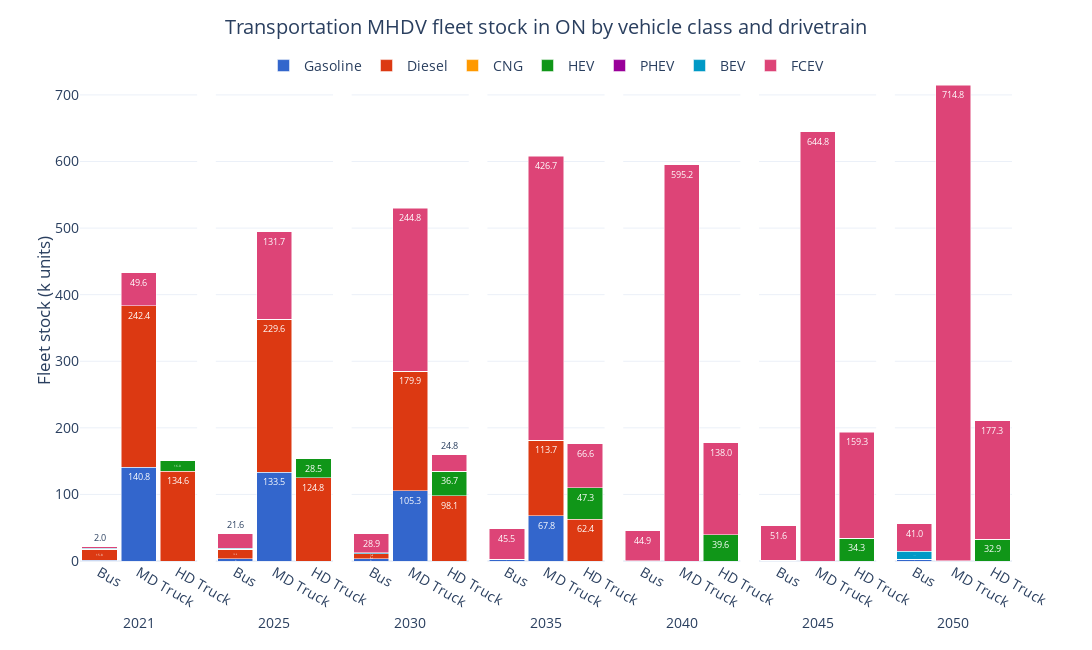

Notebook code for this chart:
### Code cell
ref_fig = ref_trncap[ref_trncap['Vehicle Class'].isin(['MD Truck', 'HD Truck', 'Bus'])][['Period', 'Vehicle Class', 'Capacity (M units)', 'Carrier']].groupby(['Period', 'Vehicle Class', 'Carrier'], as_index=False).sum()
ref_fig['Capacity (k units)'] = ref_fig['Capacity (M units)']*1E3

ref_fig['Carrier'] = pd.Categorical(ref_fig['Carrier'], categories=drivetrain_order, ordered=True)
ref_fig = ref_fig.sort_values(['Carrier', 'Period'])

fig = px.bar(ref_fig, 
             x='Vehicle Class', 
             y='Capacity (k units)', 
             color='Carrier', 
             barmode='stack', 
             facet_col='Period',
             facet_col_spacing=2E-2,
             template='plotly_white',
             color_discrete_sequence=px.colors.qualitative.G10[:7] + px.colors.qualitative.G10[8:],
             text_auto='.1f',
            #  text='Demand (PJ)_sum'
             width=1150, height=650,
             )

fig.update_layout(title=dict(
        text='Transportation MHDV fleet stock in ON by vehicle class and drivetrain',
        x=0.5, 
        y=0.97,
        xanchor='center',
        yanchor='top'
    ),
    xaxis=dict(title='Period'),
    yaxis=dict(title='Fleet stock (k units)',
               dtick=100),
    yaxis_title_standoff=0,
    legend_title_text='',
    bargap=0.1,
    legend=dict(
        orientation='h',  
        yanchor='top',
        y=1.02,  
        xanchor='center',
        x=0.5),
    font=dict(
        # family="Open Sans",
        size=14)
    )

for annotation in fig.layout.annotations:
    annotation.text = annotation.text.split('=')[1]
    annotation.y = -0.1  
    annotation.yanchor = 'top' 

for axis in fig.layout:
    if axis.startswith('xaxis'):
        fig.layout[axis].title.text = ''

fig.for_each_trace(lambda trace: trace.update(textfont=dict(size=9)))

fig.show()

### Figure 1 — Plotly figure (JSON) as saved in the notebook; plotly's stock layout.template omitted (floating-point values rounded to 4 significant figures)
{"data": [{"alignmentgroup": "True", "hovertemplate": "Carrier=Gasoline<br>Period=2021<br>Vehicle Class=%{x}<br>Capacity (k units)=%{y}<extra></extra>", "legendgroup": "Gasoline", "marker": {"color": "#3366CC", "pattern": {"shape": ""}}, "name": "Gasoline", "offsetgroup": "Gasoline", "orientation": "v", "showlegend": true, "textfont": {"size": 9}, "textposition": "auto", "texttemplate": "%{y:.1f}", "type": "bar", "x": ["Bus", "MD Truck"], "xaxis": "x", "y": [1.129, 140.8], "yaxis": "y"}, {"alignmentgroup": "True", "hovertemplate": "Carrier=Gasoline<br>Period=2025<br>Vehicle Class=%{x}<br>Capacity (k units)=%{y}<extra></extra>", "legendgroup": "Gasoline", "marker": {"color": "#3366CC", "pattern": {"shape": ""}}, "name": "Gasoline", "offsetgroup": "Gasoline", "orientation": "v", "showlegend": false, "textfont": {"size": 9}, "textposition": "auto", "texttemplate": "%{y:.1f}", "type": "bar", "x": ["Bus", "MD Truck"], "xaxis": "x2", "y": [3.209, 133.5], "yaxis": "y2"}, {"alignmentgroup": "True", "hovertemplate": "Carrier=Gasoline<br>Period=2030<br>Vehicle Class=%{x}<br>Capacity (k units)=%{y}<extra></extra>", "legendgroup": "Gasoline", "marker": {"color": "#3366CC", "pattern": {"shape": ""}}, "name": "Gasoline", "offsetgroup": "Gasoline", "orientation": "v", "showlegend": false, "textfont": {"size": 9}, "textposition": "auto", "texttemplate": "%{y:.1f}", "type": "bar", "x": ["Bus", "MD Truck"], "xaxis": "x3", "y": [3.303, 105.3], "yaxis": "y3"}, {"alignmentgroup": "True", "hovertemplate": "Carrier=Gasoline<br>Period=2035<br>Vehicle Class=%{x}<br>Capacity (k units)=%{y}<extra></extra>", "legendgroup": "Gasoline", "marker": {"color": "#3366CC", "pattern": {"shape": ""}}, "name": "Gasoline", "offsetgroup": "Gasoline", "orientation": "v", "showlegend": false, "textfont": {"size": 9}, "textposition": "auto", "texttemplate": "%{y:.1f}", "type": "bar", "x": ["Bus", "MD Truck"], "xaxis": "x4", "y": [2.59, 67.8], "yaxis": "y4"}, {"alignmentgroup": "True", "hovertemplate": "Carrier=Gasoline<br>Period=2040<br>Vehicle Class=%{x}<br>Capacity (k units)=%{y}<extra></extra>", "legendgroup": "Gasoline", "marker": {"color": "#3366CC", "pattern": {"shape": ""}}, "name": "Gasoline", "offsetgroup": "Gasoline", "orientation": "v", "showlegend": false, "textfont": {"size": 9}, "textposition": "auto", "texttemplate": "%{y:.1f}", "type": "bar", "x": ["Bus", "MD Truck"], "xaxis": "x5", "y": [0.477, 0], "yaxis": "y5"}, {"alignmentgroup": "True", "hovertemplate": "Carrier=Gasoline<br>Period=2045<br>Vehicle Class=%{x}<br>Capacity (k units)=%{y}<extra></extra>", "legendgroup": "Gasoline", "marker": {"color": "#3366CC", "pattern": {"shape": ""}}, "name": "Gasoline", "offsetgroup": "Gasoline", "orientation": "v", "showlegend": false, "textfont": {"size": 9}, "textposition": "auto", "texttemplate": "%{y:.1f}", "type": "bar", "x": ["Bus", "MD Truck"], "xaxis": "x6", "y": [1.004, 0], "yaxis": "y6"}, {"alignmentgroup": "True", "hovertemplate": "Carrier=Gasoline<br>Period=2050<br>Vehicle Class=%{x}<br>Capacity (k units)=%{y}<extra></extra>", "legendgroup": "Gasoline", "marker": {"color": "#3366CC", "pattern": {"shape": ""}}, "name": "Gasoline", "offsetgroup": "Gasoline", "orientation": "v", "showlegend": false, "textfont": {"size": 9}, "textposition": "auto", "texttemplate": "%{y:.1f}", "type": "bar", "x": ["Bus", "MD Truck"], "xaxis": "x7", "y": [2.649, 0], "yaxis": "y7"}, {"alignmentgroup": "True", "hovertemplate": "Carrier=Diesel<br>Period=2021<br>Vehicle Class=%{x}<br>Capacity (k units)=%{y}<extra></extra>", "legendgroup": "Diesel", "marker": {"color": "#DC3912", "pattern": {"shape": ""}}, "name": "Diesel", "offsetgroup": "Diesel", "orientation": "v", "showlegend": true, "textfont": {"size": 9}, "textposition": "auto", "texttemplate": "%{y:.1f}", "type": "bar", "x": ["Bus", "HD Truck", "MD Truck"], "xaxis": "x", "y": [15.84, 134.6, 242.4], "yaxis": "y"}, {"alignmentgroup": "True", "hovertemplate": "Carrier=Diesel<br>Period=2025<br>Vehicle Class=%{x}<br>Capacity (k units)=%{y}<extra></extra>", "legendgroup": "Diesel", "marker": {"color": "#DC3912", "pattern": {"shape": ""}}, "name": "Diesel", "offsetgroup": "Diesel", "orientation": "v", "showlegend": false, "textfont": {"size": 9}, "textposition": "auto", "texttemplate": "%{y:.1f}", "type": "bar", "x": ["Bus", "HD Truck", "MD Truck"], "xaxis": "x2", "y": [13.8, 124.8, 229.6], "yaxis": "y2"}, {"alignmentgroup": "True", "hovertemplate": "Carrier=Diesel<br>Period=2030<br>Vehicle Class=%{x}<br>Capacity (k units)=%{y}<extra></extra>", "legendgroup": "Diesel", "marker": {"color": "#DC3912", "pattern": {"shape": ""}}, "name": "Diesel", "offsetgroup": "Diesel", "orientation": "v", "showlegend": false, "textfont": {"size": 9}, "textposition": "auto", "texttemplate": "%{y:.1f}", "type": "bar", "x": ["Bus", "HD Truck", "MD Truck"], "xaxis": "x3", "y": [7.219, 98.06, 179.9], "yaxis": "y3"}, {"alignmentgroup": "True", "hovertemplate": "Carrier=Diesel<br>Period=2035<br>Vehicle Class=%{x}<br>Capacity (k units)=%{y}<extra></extra>", "legendgroup": "Diesel", "marker": {"color": "#DC3912", "pattern": {"shape": ""}}, "name": "Diesel", "offsetgroup": "Diesel", "orientation": "v", "showlegend": false, "textfont": {"size": 9}, "textposition": "auto", "texttemplate": "%{y:.1f}", "type": "bar", "x": ["Bus", "HD Truck", "MD Truck"], "xaxis": "x4", "y": [0, 62.4, 113.7], "yaxis": "y4"}, {"alignmentgroup": "True", "hovertemplate": "Carrier=Diesel<br>Period=2040<br>Vehicle Class=%{x}<br>Capacity (k units)=%{y}<extra></extra>", "legendgroup": "Diesel", "marker": {"color": "#DC3912", "pattern": {"shape": ""}}, "name": "Diesel", "offsetgroup": "Diesel", "orientation": "v", "showlegend": false, "textfont": {"size": 9}, "textposition": "auto", "texttemplate": "%{y:.1f}", "type": "bar", "x": ["Bus", "HD Truck", "MD Truck"], "xaxis": "x5", "y": [0, 0, 0], "yaxis": "y5"}, {"alignmentgroup": "True", "hovertemplate": "Carrier=Diesel<br>Period=2045<br>Vehicle Class=%{x}<br>Capacity (k units)=%{y}<extra></extra>", "legendgroup": "Diesel", "marker": {"color": "#DC3912", "pattern": {"shape": ""}}, "name": "Diesel", "offsetgroup": "Diesel", "orientation": "v", "showlegend": false, "textfont": {"size": 9}, "textposition": "auto", "texttemplate": "%{y:.1f}", "type": "bar", "x": ["Bus", "HD Truck", "MD Truck"], "xaxis": "x6", "y": [0, 0, 0], "yaxis": "y6"}, {"alignmentgroup": "True", "hovertemplate": "Carrier=Diesel<br>Period=2050<br>Vehicle Class=%{x}<br>Capacity (k units)=%{y}<extra></extra>", "legendgroup": "Diesel", "marker": {"color": "#DC3912", "pattern": {"shape": ""}}, "name": "Diesel", "offsetgroup": "Diesel", "orientation": "v", "showlegend": false, "textfont": {"size": 9}, "textposition": "auto", "texttemplate": "%{y:.1f}", "type": "bar", "x": ["Bus", "HD Truck", "MD Truck"], "xaxis": "x7", "y": [0, 0, 0], "yaxis": "y7"}, {"alignmentgroup": "True", "hovertemplate": "Carrier=CNG<br>Period=2021<br>Vehicle Class=%{x}<br>Capacity (k units)=%{y}<extra></extra>", "legendgroup": "CNG", "marker": {"color": "#FF9900", "pattern": {"shape": ""}}, "name": "CNG", "offsetgroup": "CNG", "orientation": "v", "showlegend": true, "textfont": {"size": 9}, "textposition": "auto", "texttemplate": "%{y:.1f}", "type": "bar", "x": ["Bus"], "xaxis": "x", "y": [0.654], "yaxis": "y"}, {"alignmentgroup": "True", "hovertemplate": "Carrier=CNG<br>Period=2025<br>Vehicle Class=%{x}<br>Capacity (k units)=%{y}<extra></extra>", "legendgroup": "CNG", "marker": {"color": "#FF9900", "pattern": {"shape": ""}}, "name": "CNG", "offsetgroup": "CNG", "orientation": "v", "showlegend": false, "textfont": {"size": 9}, "textposition": "auto", "texttemplate": "%{y:.1f}", "type": "bar", "x": ["Bus"], "xaxis": "x2", "y": [0.6378], "yaxis": "y2"}, {"alignmentgroup": "True", "hovertemplate": "Carrier=CNG<br>Period=2030<br>Vehicle Class=%{x}<br>Capacity (k units)=%{y}<extra></extra>", "legendgroup": "CNG", "marker": {"color": "#FF9900", "pattern": {"shape": ""}}, "name": "CNG", "offsetgroup": "CNG", "orientation": "v", "showlegend": false, "textfont": {"size": 9}, "textposition": "auto", "texttemplate": "%{y:.1f}", "type": "bar", "x": ["Bus"], "xaxis": "x3", "y": [0.5708], "yaxis": "y3"}, {"alignmentgroup": "True", "hovertemplate": "Carrier=CNG<br>Period=2035<br>Vehicle Class=%{x}<br>Capacity (k units)=%{y}<extra></extra>", "legendgroup": "CNG", "marker": {"color": "#FF9900", "pattern": {"shape": ""}}, "name": "CNG", "offsetgroup": "CNG", "orientation": "v", "showlegend": false, "textfont": {"size": 9}, "textposition": "auto", "texttemplate": "%{y:.1f}", "type": "bar", "x": ["Bus"], "xaxis": "x4", "y": [0], "yaxis": "y4"}, {"alignmentgroup": "True", "hovertemplate": "Carrier=CNG<br>Period=2040<br>Vehicle Class=%{x}<br>Capacity (k units)=%{y}<extra></extra>", "legendgroup": "CNG", "marker": {"color": "#FF9900", "pattern": {"shape": ""}}, "name": "CNG", "offsetgroup": "CNG", "orientation": "v", "showlegend": false, "textfont": {"size": 9}, "textposition": "auto", "texttemplate": "%{y:.1f}", "type": "bar", "x": ["Bus"], "xaxis": "x5", "y": [0], "yaxis": "y5"}, {"alignmentgroup": "True", "hovertemplate": "Carrier=CNG<br>Period=2045<br>Vehicle Class=%{x}<br>Capacity (k units)=%{y}<extra></extra>", "legendgroup": "CNG", "marker": {"color": "#FF9900", "pattern": {"shape": ""}}, "name": "CNG", "offsetgroup": "CNG", "orientation": "v", "showlegend": false, "textfont": {"size": 9}, "textposition": "auto", "texttemplate": "%{y:.1f}", "type": "bar", "x": ["Bus"], "xaxis": "x6", "y": [0], "yaxis": "y6"}, {"alignmentgroup": "True", "hovertemplate": "Carrier=CNG<br>Period=2050<br>Vehicle Class=%{x}<br>Capacity (k units)=%{y}<extra></extra>", "legendgroup": "CNG", "marker": {"color": "#FF9900", "pattern": {"shape": ""}}, "name": "CNG", "offsetgroup": "CNG", "orientation": "v", "showlegend": false, "textfont": {"size": 9}, "textposition": "auto", "texttemplate": "%{y:.1f}", "type": "bar", "x": ["Bus"], "xaxis": "x7", "y": [0], "yaxis": "y7"}, {"alignmentgroup": "True", "hovertemplate": "Carrier=HEV<br>Period=2021<br>Vehicle Class=%{x}<br>Capacity (k units)=%{y}<extra></extra>", "legendgroup": "HEV", "marker": {"color": "#109618", "pattern": {"shape": ""}}, "name": "HEV", "offsetgroup": "HEV", "orientation": "v", "showlegend": true, "textfont": {"size": 9}, "textposition": "auto", "texttemplate": "%{y:.1f}", "type": "bar", "x": ["Bus", "HD Truck", "MD Truck"], "xaxis": "x", "y": [0, 15.98, 0], "yaxis": "y"}, {"alignmentgroup": "True", "hovertemplate": "Carrier=HEV<br>Period=2025<br>Vehicle Class=%{x}<br>Capacity (k units)=%{y}<extra></extra>", "legendgroup": "HEV", "marker": {"color": "#109618", "pattern": {"shape": ""}}, "name": "HEV", "offsetgroup": "HEV", "orientation": "v", "showlegend": false, "textfont": {"size": 9}, "textposition": "auto", "texttemplate": "%{y:.1f}", "type": "bar", "x": ["Bus", "HD Truck", "MD Truck"], "xaxis": "x2", "y": [0, 28.51, 0], "yaxis": "y2"}, {"alignmentgroup": "True", "hovertemplate": "Carrier=HEV<br>Period=2030<br>Vehicle Class=%{x}<br>Capacity (k units)=%{y}<extra></extra>", "legendgroup": "HEV", "marker": {"color": "#109618", "pattern": {"shape": ""}}, "name": "HEV", "offsetgroup": "HEV", "orientation": "v", "showlegend": false, "textfont": {"size": 9}, "textposition": "auto", "texttemplate": "%{y:.1f}", "type": "bar", "x": ["Bus", "HD Truck", "MD Truck"], "xaxis": "x3", "y": [0, 36.72, 0], "yaxis": "y3"}, {"alignmentgroup": "True", "hovertemplate": "Carrier=HEV<br>Period=2035<br>Vehicle Class=%{x}<br>Capacity (k units)=%{y}<extra></extra>", "legendgroup": "HEV", "marker": {"color": "#109618", "pattern": {"shape": ""}}, "name": "HEV", "offsetgroup": "HEV", "orientation": "v", "showlegend": false, "textfont": {"size": 9}, "textposition": "auto", "texttemplate": "%{y:.1f}", "type": "bar", "x": ["Bus", "HD Truck", "MD Truck"], "xaxis": "x4", "y": [0, 47.28, 0], "yaxis": "y4"}, {"alignmentgroup": "True", "hovertemplate": "Carrier=HEV<br>Period=2040<br>Vehicle Class=%{x}<br>Capacity (k units)=%{y}<extra></extra>", "legendgroup": "HEV", "marker": {"color": "#109618", "pattern": {"shape": ""}}, "name": "HEV", "offsetgroup": "HEV", "orientation": "v", "showlegend": false, "textfont": {"size": 9}, "textposition": "auto", "texttemplate": "%{y:.1f}", "type": "bar", "x": ["Bus", "HD Truck", "MD Truck"], "xaxis": "x5", "y": [0, 39.58, 0], "yaxis": "y5"}, {"alignmentgroup": "True", "hovertemplate": "Carrier=HEV<br>Period=2045<br>Vehicle Class=%{x}<br>Capacity (k units)=%{y}<extra></extra>", "legendgroup": "HEV", "marker": {"color": "#109618", "pattern": {"shape": ""}}, "name": "HEV", "offsetgroup": "HEV", "orientation": "v", "showlegend": false, "textfont": {"size": 9}, "textposition": "auto", "texttemplate": "%{y:.1f}", "type": "bar", "x": ["Bus", "HD Truck", "MD Truck"], "xaxis": "x6", "y": [0, 34.26, 0], "yaxis": "y6"}, {"alignmentgroup": "True", "hovertemplate": "Carrier=HEV<br>Period=2050<br>Vehicle Class=%{x}<br>Capacity (k units)=%{y}<extra></extra>", "legendgroup": "HEV", "marker": {"color": "#109618", "pattern": {"shape": ""}}, "name": "HEV", "offsetgroup": "HEV", "orientation": "v", "showlegend": false, "textfont": {"size": 9}, "textposition": "auto", "texttemplate": "%{y:.1f}", "type": "bar", "x": ["Bus", "HD Truck", "MD Truck"], "xaxis": "x7", "y": [0, 32.95, 0], "yaxis": "y7"}, {"alignmentgroup": "True", "hovertemplate": "Carrier=PHEV<br>Period=2021<br>Vehicle Class=%{x}<br>Capacity (k units)=%{y}<extra></extra>", "legendgroup": "PHEV", "marker": {"color": "#990099", "pattern": {"shape": ""}}, "name": "PHEV", "offsetgroup": "PHEV", "orientation": "v", "showlegend": true, "textfont": {"size": 9}, "textposition": "auto", "texttemplate": "%{y:.1f}", "type": "bar", "x": ["Bus", "HD Truck", "MD Truck"], "xaxis": "x", "y": [0, 0, 0], "yaxis": "y"}, {"alignmentgroup": "True", "hovertemplate": "Carrier=PHEV<br>Period=2025<br>Vehicle Class=%{x}<br>Capacity (k units)=%{y}<extra></extra>", "legendgroup": "PHEV", "marker": {"color": "#990099", "pattern": {"shape": ""}}, "name": "PHEV", "offsetgroup": "PHEV", "orientation": "v", "showlegend": false, "textfont": {"size": 9}, "textposition": "auto", "texttemplate": "%{y:.1f}", "type": "bar", "x": ["Bus", "HD Truck", "MD Truck"], "xaxis": "x2", "y": [0, 0, 0], "yaxis": "y2"}, {"alignmentgroup": "True", "hovertemplate": "Carrier=PHEV<br>Period=2030<br>Vehicle Class=%{x}<br>Capacity (k units)=%{y}<extra></extra>", "legendgroup": "PHEV", "marker": {"color": "#990099", "pattern": {"shape": ""}}, "name": "PHEV", "offsetgroup": "PHEV", "orientation": "v", "showlegend": false, "textfont": {"size": 9}, "textposition": "auto", "texttemplate": "%{y:.1f}", "type": "bar", "x": ["Bus", "HD Truck", "MD Truck"], "xaxis": "x3", "y": [0, 0, 0], "yaxis": "y3"}, {"alignmentgroup": "True", "hovertemplate": "Carrier=PHEV<br>Period=2035<br>Vehicle Class=%{x}<br>Capacity (k units)=%{y}<extra></extra>", "legendgroup": "PHEV", "marker": {"color": "#990099", "pattern": {"shape": ""}}, "name": "PHEV", "offsetgroup": "PHEV", "orientation": "v", "showlegend": false, "textfont": {"size": 9}, "textposition": "auto", "texttemplate": "%{y:.1f}", "type": "bar", "x": ["Bus", "HD Truck", "MD Truck"], "xaxis": "x4", "y": [0, 0, 0], "yaxis": "y4"}, {"alignmentgroup": "True", "hovertemplate": "Carrier=PHEV<br>Period=2040<br>Vehicle Class=%{x}<br>Capacity (k units)=%{y}<extra></extra>", "legendgroup": "PHEV", "marker": {"color": "#990099", "pattern": {"shape": ""}}, "name": "PHEV", "offsetgroup": "PHEV", "orientation": "v", "showlegend": false, "textfont": {"size": 9}, "textposition": "auto", "texttemplate": "%{y:.1f}", "type": "bar", "x": ["Bus", "HD Truck", "MD Truck"], "xaxis": "x5", "y": [0, 0, 0], "yaxis": "y5"}, {"alignmentgroup": "True", "hovertemplate": "Carrier=PHEV<br>Period=2045<br>Vehicle Class=%{x}<br>Capacity (k units)=%{y}<extra></extra>", "legendgroup": "PHEV", "marker": {"color": "#990099", "pattern": {"shape": ""}}, "name": "PHEV", "offsetgroup": "PHEV", "orientation": "v", "showlegend": false, "textfont": {"size": 9}, "textposition": "auto", "texttemplate": "%{y:.1f}", "type": "bar", "x": ["Bus", "HD Truck", "MD Truck"], "xaxis": "x6", "y": [0, 0, 0], "yaxis": "y6"}, {"alignmentgroup": "True", "hovertemplate": "Carrier=PHEV<br>Period=2050<br>Vehicle Class=%{x}<br>Capacity (k units)=%{y}<extra></extra>", "legendgroup": "PHEV", "marker": {"color": "#990099", "pattern": {"shape": ""}}, "name": "PHEV", "offsetgroup": "PHEV", "orientation": "v", "showlegend": false, "textfont": {"size": 9}, "textposition": "auto", "texttemplate": "%{y:.1f}", "type": "bar", "x": ["Bus", "HD Truck", "MD Truck"], "xaxis": "x7", "y": [0, 0, 0], "yaxis": "y7"}, {"alignmentgroup": "True", "hovertemplate": "Carrier=BEV<br>Period=2021<br>Vehicle Class=%{x}<br>Capacity (k units)=%{y}<extra></extra>", "legendgroup": "BEV", "marker": {"color": "#0099C6", "pattern": {"shape": ""}}, "name": "BEV", "offsetgroup": "BEV", "orientation": "v", "showlegend": true, "textfont": {"size": 9}, "textposition": "auto", "texttemplate": "%{y:.1f}", "type": "bar", "x": ["Bus", "HD Truck", "MD Truck"], "xaxis": "x", "y": [1.733, 0, 0], "yaxis": "y"}, {"alignmentgroup": "True", "hovertemplate": "Carrier=BEV<br>Period=2025<br>Vehicle Class=%{x}<br>Capacity (k units)=%{y}<extra></extra>", "legendgroup": "BEV", "marker": {"color": "#0099C6", "pattern": {"shape": ""}}, "name": "BEV", "offsetgroup": "BEV", "orientation": "v", "showlegend": false, "textfont": {"size": 9}, "textposition": "auto", "texttemplate": "%{y:.1f}", "type": "bar", "x": ["Bus", "HD Truck", "MD Truck"], "xaxis": "x2", "y": [1.56, 0, 0.0002249], "yaxis": "y2"}, {"alignmentgroup": "True", "hovertemplate": "Carrier=BEV<br>Period=2030<br>Vehicle Class=%{x}<br>Capacity (k units)=%{y}<extra></extra>", "legendgroup": "BEV", "marker": {"color": "#0099C6", "pattern": {"shape": ""}}, "name": "BEV", "offsetgroup": "BEV", "orientation": "v", "showlegend": false, "textfont": {"size": 9}, "textposition": "auto", "texttemplate": "%{y:.1f}", "type": "bar", "x": ["Bus", "HD Truck", "MD Truck"], "xaxis": "x3", "y": [0.9701, 0, 0.0008913], "yaxis": "y3"}, {"alignmentgroup": "True", "hovertemplate": "Carrier=BEV<br>Period=2035<br>Vehicle Class=%{x}<br>Capacity (k units)=%{y}<extra></extra>", "legendgroup": "BEV", "marker": {"color": "#0099C6", "pattern": {"shape": ""}}, "name": "BEV", "offsetgroup": "BEV", "orientation": "v", "showlegend": false, "textfont": {"size": 9}, "textposition": "auto", "texttemplate": "%{y:.1f}", "type": "bar", "x": ["Bus", "HD Truck", "MD Truck"], "xaxis": "x4", "y": [0.0003126, 0, 0.002724], "yaxis": "y4"}, {"alignmentgroup": "True", "hovertemplate": "Carrier=BEV<br>Period=2040<br>Vehicle Class=%{x}<br>Capacity (k units)=%{y}<extra></extra>", "legendgroup": "BEV", "marker": {"color": "#0099C6", "pattern": {"shape": ""}}, "name": "BEV", "offsetgroup": "BEV", "orientation": "v", "showlegend": false, "textfont": {"size": 9}, "textposition": "auto", "texttemplate": "%{y:.1f}", "type": "bar", "x": ["Bus", "HD Truck", "MD Truck"], "xaxis": "x5", "y": [0.002416, 0, 0.004767], "yaxis": "y5"}, {"alignmentgroup": "True", "hovertemplate": "Carrier=BEV<br>Period=2045<br>Vehicle Class=%{x}<br>Capacity (k units)=%{y}<extra></extra>", "legendgroup": "BEV", "marker": {"color": "#0099C6", "pattern": {"shape": ""}}, "name": "BEV", "offsetgroup": "BEV", "orientation": "v", "showlegend": false, "textfont": {"size": 9}, "textposition": "auto", "texttemplate": "%{y:.1f}", "type": "bar", "x": ["Bus", "HD Truck", "MD Truck"], "xaxis": "x6", "y": [0.004422, 0, 0.004933], "yaxis": "y6"}, {"alignmentgroup": "True", "hovertemplate": "Carrier=BEV<br>Period=2050<br>Vehicle Class=%{x}<br>Capacity (k units)=%{y}<extra></extra>", "legendgroup": "BEV", "marker": {"color": "#0099C6", "pattern": {"shape": ""}}, "name": "BEV", "offsetgroup": "BEV", "orientation": "v", "showlegend": false, "textfont": {"size": 9}, "textposition": "auto", "texttemplate": "%{y:.1f}", "type": "bar", "x": ["Bus", "HD Truck", "MD Truck"], "xaxis": "x7", "y": [12.17, 0, 0.01], "yaxis": "y7"}, {"alignmentgroup": "True", "hovertemplate": "Carrier=FCEV<br>Period=2021<br>Vehicle Class=%{x}<br>Capacity (k units)=%{y}<extra></extra>", "legendgroup": "FCEV", "marker": {"color": "#DD4477", "pattern": {"shape": ""}}, "name": "FCEV", "offsetgroup": "FCEV", "orientation": "v", "showlegend": true, "textfont": {"size": 9}, "textposition": "auto", "texttemplate": "%{y:.1f}", "type": "bar", "x": ["Bus", "HD Truck", "MD Truck"], "xaxis": "x", "y": [2.042, 1.031e-05, 49.56], "yaxis": "y"}, {"alignmentgroup": "True", "hovertemplate": "Carrier=FCEV<br>Period=2025<br>Vehicle Class=%{x}<br>Capacity (k units)=%{y}<extra></extra>", "legendgroup": "FCEV", "marker": {"color": "#DD4477", "pattern": {"shape": ""}}, "name": "FCEV", "offsetgroup": "FCEV", "orientation": "v", "showlegend": false, "textfont": {"size": 9}, "textposition": "auto", "texttemplate": "%{y:.1f}", "type": "bar", "x": ["Bus", "HD Truck", "MD Truck"], "xaxis": "x2", "y": [21.57, 4.03e-05, 131.7], "yaxis": "y2"}, {"alignmentgroup": "True", "hovertemplate": "Carrier=FCEV<br>Period=2030<br>Vehicle Class=%{x}<br>Capacity (k units)=%{y}<extra></extra>", "legendgroup": "FCEV", "marker": {"color": "#DD4477", "pattern": {"shape": ""}}, "name": "FCEV", "offsetgroup": "FCEV", "orientation": "v", "showlegend": false, "textfont": {"size": 9}, "textposition": "auto", "texttemplate": "%{y:.1f}", "type": "bar", "x": ["Bus", "HD Truck", "MD Truck"], "xaxis": "x3", "y": [28.89, 24.84, 244.8], "yaxis": "y3"}, {"alignmentgroup": "True", "hovertemplate": "Carrier=FCEV<br>Period=2035<br>Vehicle Class=%{x}<br>Capacity (k units)=%{y}<extra></extra>", "legendgroup": "FCEV", "marker": {"color": "#DD4477", "pattern": {"shape": ""}}, "name": "FCEV", "offsetgroup": "FCEV", "orientation": "v", "showlegend": false, "textfont": {"size": 9}, "textposition": "auto", "texttemplate": "%{y:.1f}", "type": "bar", "x": ["Bus", "HD Truck", "MD Truck"], "xaxis": "x4", "y": [45.53, 66.57, 426.7], "yaxis": "y4"}, {"alignmentgroup": "True", "hovertemplate": "Carrier=FCEV<br>Period=2040<br>Vehicle Class=%{x}<br>Capacity (k units)=%{y}<extra></extra>", "legendgroup": "FCEV", "marker": {"color": "#DD4477", "pattern": {"shape": ""}}, "name": "FCEV", "offsetgroup": "FCEV", "orientation": "v", "showlegend": false, "textfont": {"size": 9}, "textposition": "auto", "texttemplate": "%{y:.1f}", "type": "bar", "x": ["Bus", "HD Truck", "MD Truck"], "xaxis": "x5", "y": [44.9, 138.0, 595.2], "yaxis": "y5"}, {"alignmentgroup": "True", "hovertemplate": "Carrier=FCEV<br>Period=2045<br>Vehicle Class=%{x}<br>Capacity (k units)=%{y}<extra></extra>", "legendgroup": "FCEV", "marker": {"color": "#DD4477", "pattern": {"shape": ""}}, "name": "FCEV", "offsetgroup": "FCEV", "orientation": "v", "showlegend": false, "textfont": {"size": 9}, "textposition": "auto", "texttemplate": "%{y:.1f}", "type": "bar", "x": ["Bus", "HD Truck", "MD Truck"], "xaxis": "x6", "y": [51.6, 159.3, 644.8], "yaxis": "y6"}, {"alignmentgroup": "True", "hovertemplate": "Carrier=FCEV<br>Period=2050<br>Vehicle Class=%{x}<br>Capacity (k units)=%{y}<extra></extra>", "legendgroup": "FCEV", "marker": {"color": "#DD4477", "pattern": {"shape": ""}}, "name": "FCEV", "offsetgroup": "FCEV", "orientation": "v", "showlegend": false, "textfont": {"size": 9}, "textposition": "auto", "texttemplate": "%{y:.1f}", "type": "bar", "x": ["Bus", "HD Truck", "MD Truck"], "xaxis": "x7", "y": [41.04, 177.3, 714.8], "yaxis": "y7"}], "layout": {"annotations": [{"font": {}, "showarrow": false, "text": "2021", "x": 0.06286, "xanchor": "center", "xref": "paper", "y": -0.1, "yanchor": "top", "yref": "paper"}, {"font": {}, "showarrow": false, "text": "2025", "x": 0.2086, "xanchor": "center", "xref": "paper", "y": -0.1, "yanchor": "top", "yref": "paper"}, {"font": {}, "showarrow": false, "text": "2030", "x": 0.3543, "xanchor": "center", "xref": "paper", "y": -0.1, "yanchor": "top", "yref": "paper"}, {"font": {}, "showarrow": false, "text": "2035", "x": 0.5, "xanchor": "center", "xref": "paper", "y": -0.1, "yanchor": "top", "yref": "paper"}, {"font": {}, "showarrow": false, "text": "2040", "x": 0.6457, "xanchor": "center", "xref": "paper", "y": -0.1, "yanchor": "top", "yref": "paper"}, {"font": {}, "showarrow": false, "text": "2045", "x": 0.7914, "xanchor": "center", "xref": "paper", "y": -0.1, "yanchor": "top", "yref": "paper"}, {"font": {}, "showarrow": false, "text": "2050", "x": 0.9371, "xanchor": "center", "xref": "paper", "y": -0.1, "yanchor": "top", "yref": "paper"}], "bargap": 0.1, "barmode": "stack", "font": {"size": 14}, "height": 650, "legend": {"orientation": "h", "title": {"text": ""}, "tracegroupgap": 0, "x": 0.5, "xanchor": "center", "y": 1.02, "yanchor": "top"}, "margin": {"t": 60}, "title": {"text": "Transportation MHDV fleet stock in ON by vehicle class and drivetrain", "x": 0.5, "xanchor": "center", "y": 0.97, "yanchor": "top"}, "width": 1150, "xaxis": {"anchor": "y", "domain": [0, 0.1257], "title": {"text": ""}}, "xaxis2": {"anchor": "y2", "domain": [0.1457, 0.2714], "matches": "x", "title": {"text": ""}}, "xaxis3": {"anchor": "y3", "domain": [0.2914, 0.4171], "matches": "x", "title": {"text": ""}}, "xaxis4": {"anchor": "y4", "domain": [0.4371, 0.5629], "matches": "x", "title": {"text": ""}}, "xaxis5": {"anchor": "y5", "domain": [0.5829, 0.7086], "matches": "x", "title": {"text": ""}}, "xaxis6": {"anchor": "y6", "domain": [0.7286, 0.8543], "matches": "x", "title": {"text": ""}}, "xaxis7": {"anchor": "y7", "domain": [0.8743, 1.0], "matches": "x", "title": {"text": ""}}, "yaxis": {"anchor": "x", "domain": [0, 1], "dtick": 100, "title": {"standoff": 0, "text": "Fleet stock (k units)"}}, "yaxis2": {"anchor": "x2", "domain": [0, 1], "matches": "y", "showticklabels": false}, "yaxis3": {"anchor": "x3", "domain": [0, 1], "matches": "y", "showticklabels": false}, "yaxis4": {"anchor": "x4", "domain": [0, 1], "matches": "y", "showticklabels": false}, "yaxis5": {"anchor": "x5", "domain": [0, 1], "matches": "y", "showticklabels": false}, "yaxis6": {"anchor": "x6", "domain": [0, 1], "matches": "y", "showticklabels": false}, "yaxis7": {"anchor": "x7", "domain": [0, 1], "matches": "y", "showticklabels": false}}}
